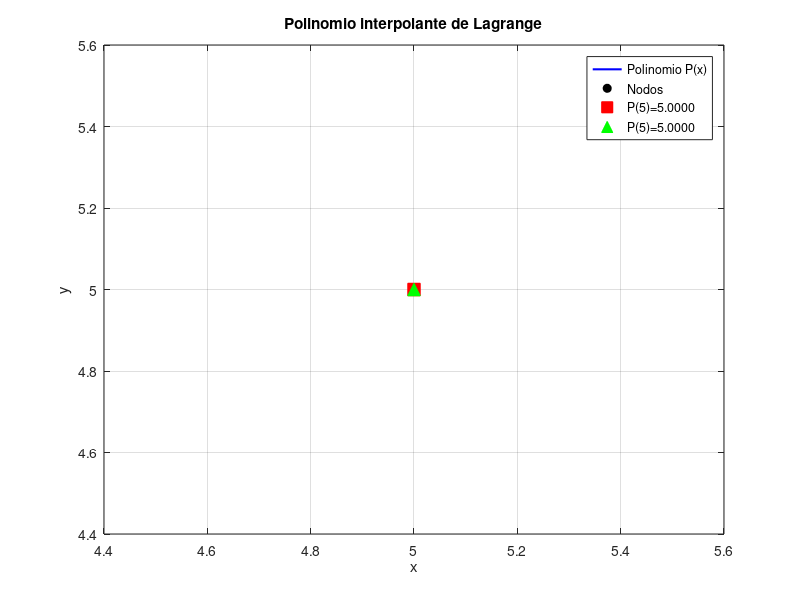

Here is the MATLAB script that generated this plot:
1; % script con funciones locales

function [y_eval, L] = interpolacion_lagrange(x_nodos, y_nodos, x_eval)
  n = length(x_nodos);
  L = zeros(n, 1);
  y_eval = 0;
  for i = 1:n
    numerador = 1.0;
    denominador = 1.0;
    for j = 1:n
      if j ~= i
        numerador = numerador * (x_eval - x_nodos(j));
        denominador = denominador * (x_nodos(i) - x_nodos(j));
      end
    end
    L(i) = numerador / denominador;
    y_eval = y_eval + y_nodos(i) * L(i);
  end
end

function [P_coefs, L_coefs] = forma_explicita_lagrange(x_nodos, y_nodos)
  % Obtiene los coeficientes canonicos de cada base L_i(x) = prod_{j~=i}(x-x_j)/(x_i-x_j)
  % y del polinomio global P(x) = suma y_i * L_i(x), en potencias decrecientes de x.
  n = length(x_nodos);
  L_coefs = zeros(n, n);
  P_coefs = zeros(1, n);
  for i = 1:n
    numerador = 1;
    denominador = 1.0;
    for j = 1:n
      if j ~= i
        numerador = conv(numerador, [1, -x_nodos(j)]);
        denominador = denominador * (x_nodos(i) - x_nodos(j));
      end
    end
    L_coefs(i, :) = numerador / denominador;
    P_coefs = P_coefs + y_nodos(i) * L_coefs(i, :);
  end
end

function imprimir_polinomio(coefs, nombre)
  n = length(coefs);
  printf('%s(x) = ', nombre);
  for i = 1:n
    grado = n - i;
    if i == 1
      signo = '';
      if coefs(i) < 0, signo = '-'; end
    else
      if coefs(i) >= 0, signo = ' + '; else, signo = ' - '; end
    end
    if grado > 1
      printf('%s%.5f*x^%d', signo, abs(coefs(i)), grado);
    elseif grado == 1
      printf('%s%.5f*x', signo, abs(coefs(i)));
    else
      printf('%s%.5f', signo, abs(coefs(i)));
    end
  end
  printf('\n');
end

% ===================================================================
% PROGRAMA PRINCIPAL
% Ejercicio 3: polinomio interpolante de Lagrange en forma explicita
% (nodos no equidistantes)
% ===================================================================
clear; clc; close all;
disp('============================================================');
disp(' EJERCICIO 3 - POLINOMIO DE LAGRANGE (FORMA EXPLICITA)');
disp('============================================================');

x_datos = input("\nIngrese el vector de x (no necesariamente equidistantes, ej: [0 0.4 0.75 1.5 2.0]): ");
y_datos = input('Ingrese el vector de y (ej: [1 1.63246 1.86603 2.22474 2.41421]): ');

tic;
[P_coefs, L_coefs] = forma_explicita_lagrange(x_datos, y_datos);
tiempo_proceso = toc;

printf('\n>>> a) Forma explicita de cada polinomio base L_i(x) <<<\n');
for i = 1:length(x_datos)
  imprimir_polinomio(L_coefs(i, :), sprintf('L_%d', i - 1));
end
printf('\n>>> Polinomio interpolante global <<<\n');
imprimir_polinomio(P_coefs, 'P');

x_eval_1 = input("\nIngrese el primer valor de x a interpolar (ej: 1): ");
y_eval_1 = polyval(P_coefs, x_eval_1);
printf('>>> RESULTADO: P(%g) = %.6f\n', x_eval_1, y_eval_1);

x_eval_2 = input("\nIngrese el segundo valor de x a interpolar (ej: 0.45): ");
y_eval_2 = polyval(P_coefs, x_eval_2);
printf('>>> RESULTADO: P(%g) = %.6f\n', x_eval_2, y_eval_2);

printf('\nTiempo de proceso: %.6f segundos\n', tiempo_proceso);
printf('============================================================\n');

figure('Name', 'Ejercicio 3 - Polinomio de Lagrange');
x_fino = linspace(min(x_datos), max(x_datos), 200);
y_fino = polyval(P_coefs, x_fino);
plot(x_fino, y_fino, 'b-', 'LineWidth', 1.5); hold on;
plot(x_datos, y_datos, 'ko', 'MarkerFaceColor', 'k');
plot(x_eval_1, y_eval_1, 'rs', 'MarkerFaceColor', 'r', 'MarkerSize', 9);
plot(x_eval_2, y_eval_2, 'g^', 'MarkerFaceColor', 'g', 'MarkerSize', 9);
xlabel('x'); ylabel('y');
legend('Polinomio P(x)', 'Nodos', sprintf('P(%g)=%.4f', x_eval_1, y_eval_1), ...
  sprintf('P(%g)=%.4f', x_eval_2, y_eval_2), 'Location', 'best');
title('Polinomio interpolante de Lagrange');
grid on;
